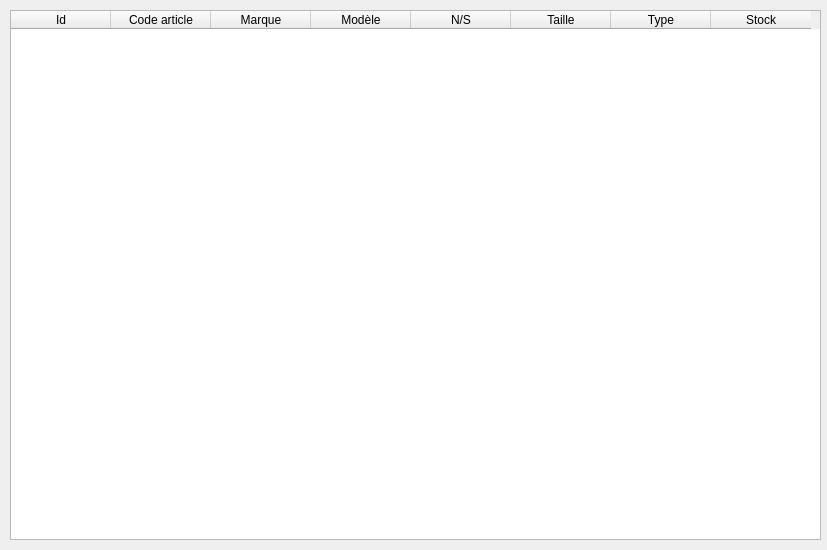
<?xml version="1.0" encoding="UTF-8"?>
<ui version="4.0">
 <class>Inventaire</class>
 <widget class="QMainWindow" name="Inventaire">
  <property name="geometry">
   <rect>
    <x>0</x>
    <y>0</y>
    <width>827</width>
    <height>550</height>
   </rect>
  </property>
  <property name="windowTitle">
   <string>Inventaire</string>
  </property>
  <widget class="QWidget" name="centralwidget">
   <widget class="QTableWidget" name="tableStock">
    <property name="geometry">
     <rect>
      <x>10</x>
      <y>10</y>
      <width>811</width>
      <height>530</height>
     </rect>
    </property>
    <property name="locale">
     <locale language="French" country="Switzerland"/>
    </property>
    <column>
     <property name="text">
      <string>Id</string>
     </property>
    </column>
    <column>
     <property name="text">
      <string>Code article</string>
     </property>
    </column>
    <column>
     <property name="text">
      <string>Marque</string>
     </property>
    </column>
    <column>
     <property name="text">
      <string>Modèle</string>
     </property>
    </column>
    <column>
     <property name="text">
      <string>N/S</string>
     </property>
    </column>
    <column>
     <property name="text">
      <string>Taille</string>
     </property>
    </column>
    <column>
     <property name="text">
      <string>Type</string>
     </property>
    </column>
    <column>
     <property name="text">
      <string>Stock</string>
     </property>
    </column>
   </widget>
  </widget>
 </widget>
 <resources/>
 <connections/>
</ui>
